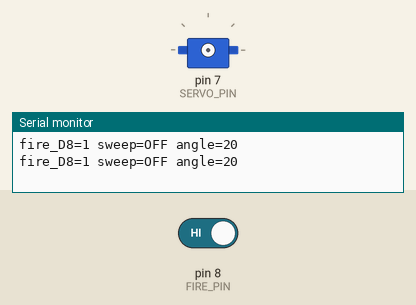
Bench run of a sketch on a simulated Arduino Uno, built with avr-gcc and run on an emulated ATmega328P. On the bench: servo, the last lines printed to the serial monitor. The inputs (shaded band) are chosen by the test bench; at power-on: pin 8 (FIRE_PIN) HIGH.

Above: at 1.2 s.
1.3 s: pin 8 (FIRE_PIN) driven LOW
At 1.77 s:
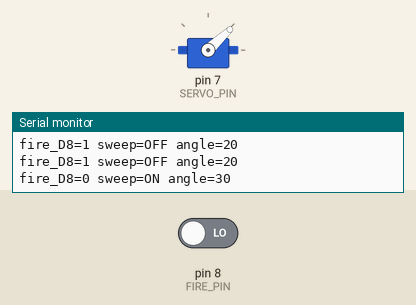
At 2.37 s:
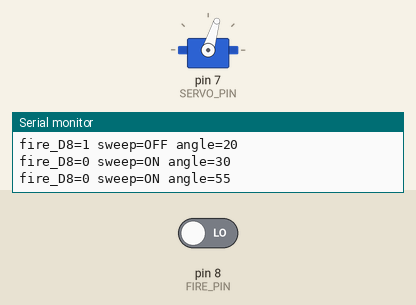
4.3 s: pin 8 (FIRE_PIN) driven HIGH
At 4.3 s:
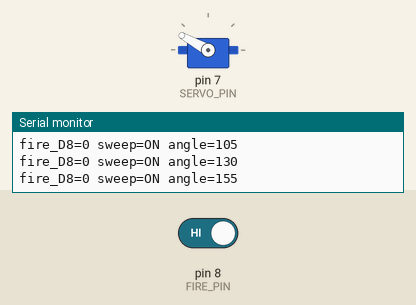
Timing chart, 0 to 7.3 s (numbered marks = the images above; inputs shaded):
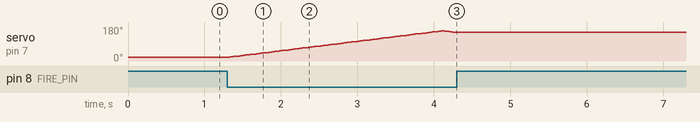

The sketch:

uno_fire_servo_test.ino
```cpp
#include <Arduino.h>
#include <Servo.h>

// Uno R3 isolated fire-input -> servo test. No pump outputs.
constexpr uint8_t FIRE_PIN = 8;
constexpr uint8_t SERVO_PIN = 7;
constexpr uint8_t FIRE_ACTIVE_LEVEL = LOW; // This module reads 0 on fire, 1 at idle.
constexpr int SERVO_LEFT_DEG = 20;
constexpr int SERVO_RIGHT_DEG = 160;
constexpr unsigned long STEP_INTERVAL_MS = 20;
constexpr unsigned long REPORT_INTERVAL_MS = 500;

Servo testServo;
int angleDeg = SERVO_LEFT_DEG;
int direction = 1;
unsigned long lastStepAt = 0;
unsigned long lastReportAt = 0;

void setup() {
  pinMode(FIRE_PIN, INPUT); // Fire module must drive D8; never leave it floating.
  Serial.begin(115200);
  Serial.println(F("Uno fire/servo test: D8 LOW (fire) -> sweep D7, 20..160 degrees"));
}

void loop() {
  const unsigned long now = millis();
  const int fireRaw = digitalRead(FIRE_PIN);
  const bool active = fireRaw == FIRE_ACTIVE_LEVEL;

  if (active) {
    if (!testServo.attached()) {
      testServo.attach(SERVO_PIN);
      angleDeg = SERVO_LEFT_DEG;
      direction = 1;
      testServo.write(angleDeg);
      lastStepAt = now;
    }
    if (now - lastStepAt >= STEP_INTERVAL_MS) {
      lastStepAt = now;
      angleDeg += direction;
      if (angleDeg >= SERVO_RIGHT_DEG) {
        angleDeg = SERVO_RIGHT_DEG;
        direction = -1;
      } else if (angleDeg <= SERVO_LEFT_DEG) {
        angleDeg = SERVO_LEFT_DEG;
        direction = 1;
      }
      testServo.write(angleDeg);
    }
  } else if (testServo.attached()) {
    testServo.detach();
  }

  if (now - lastReportAt >= REPORT_INTERVAL_MS) {
    lastReportAt = now;
    Serial.print(F("fire_D8="));
    Serial.print(fireRaw);
    Serial.print(F(" sweep="));
    Serial.print(active ? F("ON") : F("OFF"));
    Serial.print(F(" angle="));
    Serial.println(angleDeg);
  }
}
```

Measured:
- after the input at 1.3 s, servo on pin 7 (SERVO_PIN): rises from 20° to 160° in 2.8 s, then falls to 151° in 0.18 s
- after the input at 4.3 s, servo on pin 7 (SERVO_PIN): stops changing and stays 151°
